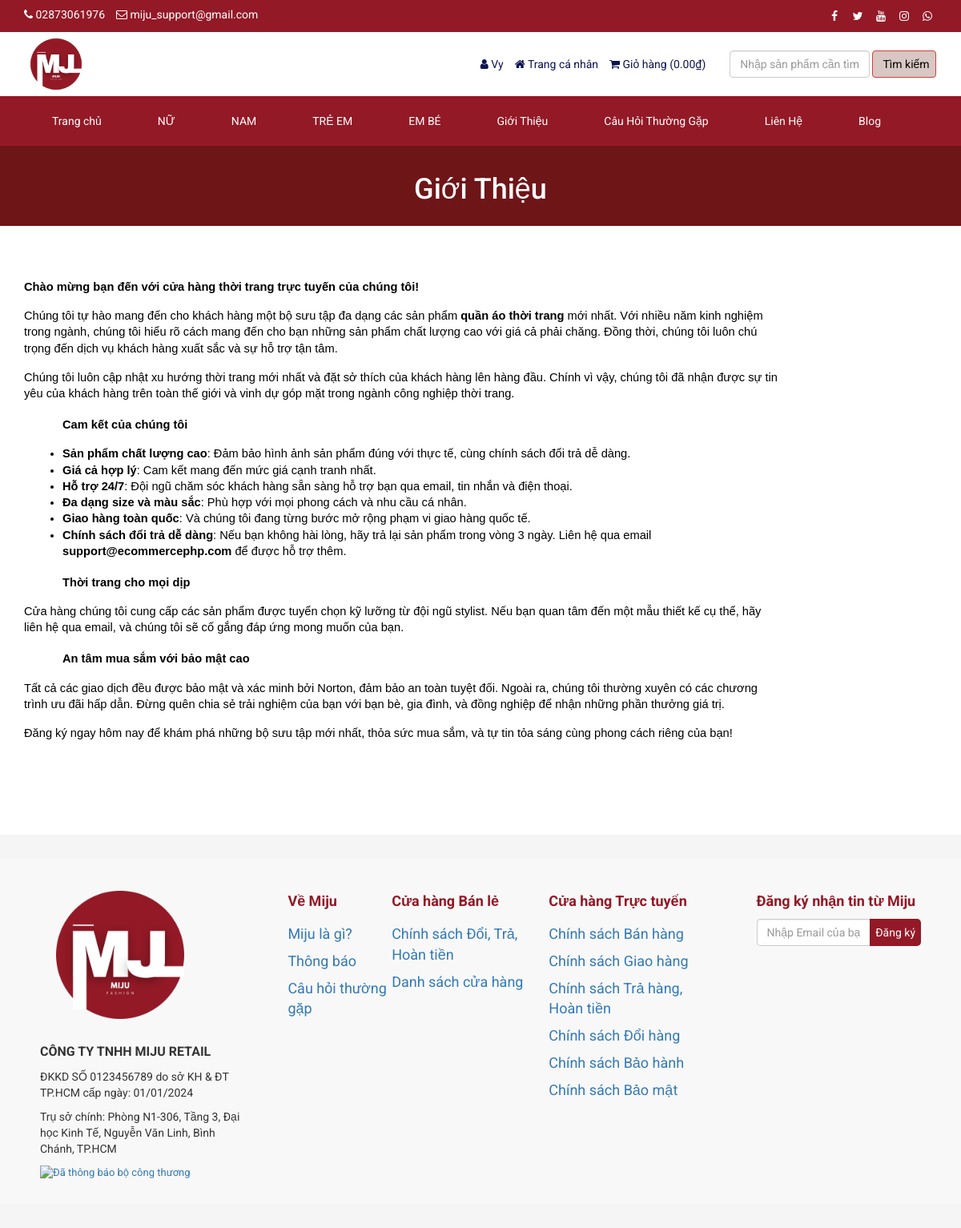
Page /about.php (signed in) on the committed database.
### tables this page shows
CREATE TABLE `tbl_settings` (
  `id` int(11) NOT NULL,
  `logo` varchar(255) NOT NULL,
  `favicon` varchar(255) NOT NULL,
  `footer_about` text NOT NULL,
  `footer_copyright` text NOT NULL,
  `contact_address` text NOT NULL,
  `contact_email` varchar(255) NOT NULL,
  `contact_phone` varchar(255) NOT NULL,
  `contact_fax` varchar(255) NOT NULL,
  `contact_map_iframe` text NOT NULL,
  `receive_email` varchar(255) NOT NULL,
  `receive_email_subject` varchar(255) NOT NULL,
  `receive_email_thank_you_message` text NOT NULL,
  `forget_password_message` text NOT NULL,
  `total_recent_post_footer` int(10) NOT NULL,
  `total_popular_post_footer` int(10) NOT NULL,
  `total_recent_post_sidebar` int(11) NOT NULL,
  `total_popular_post_sidebar` int(11) NOT NULL,
  `total_featured_product_home` int(11) NOT NULL,
  `total_latest_product_home` int(11) NOT NULL,
  `total_popular_product_home` int(11) NOT NULL,
  `meta_title_home` text NOT NULL,
  `meta_keyword_home` text NOT NULL,
  `meta_description_home` text NOT NULL,
  `banner_login` varchar(255) NOT NULL,
  `banner_registration` varchar(255) NOT NULL,
  `banner_forget_password` varchar(255) NOT NULL,
  `banner_reset_password` varchar(255) NOT NULL,
  `banner_search` varchar(255) NOT NULL,
  `banner_cart` varchar(255) NOT NULL,
  `banner_checkout` varchar(255) NOT NULL,
  `banner_product_category` varchar(255) NOT NULL,
  `banner_blog` varchar(255) NOT NULL,
  `cta_title` varchar(255) NOT NULL,
  `cta_content` text NOT NULL,
  `cta_read_more_text` varchar(255) NOT NULL,
  `cta_read_more_url` varchar(255) NOT NULL,
  `cta_photo` varchar(255) NOT NULL,
  `featured_product_title` varchar(255) NOT NULL,
  `featured_product_subtitle` varchar(255) NOT NULL,
  `latest_product_title` varchar(255) NOT NULL,
  `latest_product_subtitle` varchar(255) NOT NULL,
  `popular_product_title` varchar(255) NOT NULL,
  `popular_product_subtitle` varchar(255) NOT NULL,
  `testimonial_title` varchar(255) NOT NULL,
  `testimonial_subtitle` varchar(255) NOT NULL,
  `testimonial_photo` varchar(255) NOT NULL,
  `blog_title` varchar(255) NOT NULL,
  `blog_subtitle` varchar(255) NOT NULL,
  `newsletter_text` text NOT NULL,
  `paypal_email` varchar(255) NOT NULL,
  `stripe_public_key` varchar(255) NOT NULL,
  `stripe_secret_key` varchar(255) NOT NULL,
  `bank_detail` text NOT NULL,
  `before_head` text NOT NULL,
  `after_body` text NOT NULL,
  `before_body` text NOT NULL,
  `home_service_on_off` int(11) NOT NULL,
  `home_welcome_on_off` int(11) NOT NULL,
  `home_featured_product_on_off` int(11) NOT NULL,
  `home_latest_product_on_off` int(11) NOT NULL,
  `home_popular_product_on_off` int(11) NOT NULL,
  `home_testimonial_on_off` int(11) NOT NULL,
  `home_blog_on_off` int(11) NOT NULL,
  `newsletter_on_off` int(11) NOT NULL,
  `ads_above_welcome_on_off` int(1) NOT NULL,
  `ads_above_featured_product_on_off` int(1) NOT NULL,
  `ads_above_latest_product_on_off` int(1) NOT NULL,
  `ads_above_popular_product_on_off` int(1) NOT NULL,
  `ads_above_testimonial_on_off` int(1) NOT NULL,
  `ads_category_sidebar_on_off` int(1) NOT NULL
);

CREATE TABLE `tbl_social` (
  `social_id` int(11) NOT NULL,
  `social_name` varchar(30) NOT NULL,
  `social_url` varchar(255) NOT NULL,
  `social_icon` varchar(30) NOT NULL
);

CREATE TABLE `tbl_top_category` (
  `tcat_id` int(11) NOT NULL,
  `tcat_name` varchar(255) NOT NULL,
  `show_on_menu` int(1) NOT NULL
);

CREATE TABLE `tbl_page` (
  `id` int(11) NOT NULL,
  `about_title` varchar(255) NOT NULL,
  `about_content` text NOT NULL,
  `about_banner` varchar(255) NOT NULL,
  `about_meta_title` varchar(255) NOT NULL,
  `about_meta_keyword` text NOT NULL,
  `about_meta_description` text NOT NULL,
  `faq_title` varchar(255) NOT NULL,
  `faq_banner` varchar(255) NOT NULL,
  `faq_meta_title` varchar(255) NOT NULL,
  `faq_meta_keyword` text NOT NULL,
  `faq_meta_description` text NOT NULL,
  `blog_title` varchar(255) NOT NULL,
  `blog_banner` varchar(255) NOT NULL,
  `blog_meta_title` varchar(255) NOT NULL,
  `blog_meta_keyword` text NOT NULL,
  `blog_meta_description` text NOT NULL,
  `contact_title` varchar(255) NOT NULL,
  `contact_banner` varchar(255) NOT NULL,
  `contact_meta_title` varchar(255) NOT NULL,
  `contact_meta_keyword` text NOT NULL,
  `contact_meta_description` text NOT NULL,
  `pgallery_title` varchar(255) NOT NULL,
  `pgallery_banner` varchar(255) NOT NULL,
  `pgallery_meta_title` varchar(255) NOT NULL,
  `pgallery_meta_keyword` text NOT NULL,
  `pgallery_meta_description` text NOT NULL,
  `vgallery_title` varchar(255) NOT NULL,
  `vgallery_banner` varchar(255) NOT NULL,
  `vgallery_meta_title` varchar(255) NOT NULL,
  `vgallery_meta_keyword` text NOT NULL,
  `vgallery_meta_description` text NOT NULL
);

### about.php (the view, shortened to what this page needs)
<?php require_once('header.php'); ?>
<?php
$statement = $pdo->prepare("SELECT * FROM tbl_page WHERE id=1");
$statement->execute();
$result = $statement->fetchAll(PDO::FETCH_ASSOC);
foreach ($result as $row) {
    $about_title = $row['about_title'];
    $about_content = $row['about_content'];
}
?>
<div class="page-banner" style="background-color:#6e1518;">
    <div class="inner text-center">
        <h1><?php echo $about_title; ?></h1>
    </div>
</div>
<div class="page">
    <div class="container my-5">
        <div class="row justify-content-center">
            <div class="col-md-10">
                <div class="content-box p-4 bg-light shadow-sm rounded">
                    <p>
                        <?php echo nl2br($about_content); ?>
                    </p>
                </div>
            </div>
        </div>
    </div>
</div>
<?php require_once('footer.php'); ?>

### header.php (shortened to what this page needs)
<?php
include("admin/inc/config.php");
$statement = $pdo->prepare("SELECT * FROM tbl_settings WHERE id=1");
$statement->execute();
$result = $statement->fetchAll(PDO::FETCH_ASSOC);
foreach ($result as $row)
{
	$logo = $row['logo'];
	$contact_email = $row['contact_email'];
	$contact_phone = $row['contact_phone'];
}
?>
<!DOCTYPE html>
<html lang="en">
<head>
	<link rel="stylesheet" href="assets/css/bootstrap.min.css">
	<link rel="stylesheet" href="assets/css/font-awesome.min.css">
	<link rel="stylesheet" href="assets/css/owl.carousel.min.css">
	<link rel="stylesheet" href="assets/css/owl.theme.default.min.css">
	<link rel="stylesheet" href="assets/css/jquery.bxslider.min.css">
    <link rel="stylesheet" href="assets/css/magnific-popup.css">
    <link rel="stylesheet" href="assets/css/rating.css">
	<link rel="stylesheet" href="assets/css/spacing.css">
	<link rel="stylesheet" href="assets/css/bootstrap-touch-slider.css">
	<link rel="stylesheet" href="assets/css/animate.min.css">
	<link rel="stylesheet" href="assets/css/tree-menu.css">
	<link rel="stylesheet" href="assets/css/select2.min.css">
	<link rel="stylesheet" href="assets/css/main.css">
	<link rel="stylesheet" href="assets/css/responsive.css">
	<?php
	$statement = $pdo->prepare("SELECT * FROM tbl_page WHERE id=1");
	$statement->execute();
	$result = $statement->fetchAll(PDO::FETCH_ASSOC);
		?>
</head>
<body>
<div class="top" style="background-color: #931926; color: #ffffff;">
	<div class="container">
		<div class="row">
			<div class="col-md-6 col-sm-6 col-xs-12">
				<div class="left">
					<ul>
						<li><i class="fa fa-phone"></i> <?php echo $contact_phone; ?></li>
						<li><i class="fa fa-envelope-o"></i> <?php echo $contact_email; ?></li>
					</ul>
				</div>
			</div>
			<div class="col-md-6 col-sm-6 col-xs-12">
				<div class="right">
					<ul>
						<?php
						$statement = $pdo->prepare("SELECT * FROM tbl_social");
						$statement->execute();
						$result = $statement->fetchAll(PDO::FETCH_ASSOC);
						foreach ($result as $row) {
							?>
							<?php if($row['social_url'] != ''): ?>
							<li><a href="<?php echo $row['social_url']; ?>"><i class="<?php echo $row['social_icon']; ?>"></i></a></li>
							<?php endif; ?>
							<?php
						}
						?>
					</ul>
				</div>
			</div>
		</div>
	</div>
</div>
<div class="header">
	<div class="container">
		<div class="row inner">
			<div class="col-md-4 logo">
				<a href="index.php"><img src="assets/uploads/<?php echo $logo; ?>" alt="logo image"></a>
			</div>
			<div class="col-md-5 right">
				<ul>
					<?php
					if(isset($_SESSION['customer'])) {
						?>
						<li><i class="fa fa-user"></i> <?php echo $_SESSION['customer']['cust_name']; ?></li>
						<li><a href="dashboard.php"><i class="fa fa-home"></i> <?php echo "Trang cá nhân"; ?></a></li>
						<?php
					} else {
						?>
						<li><a href="login.php"><i class="fa fa-sign-in"></i> <?php echo "Đăng nhập"; ?></a></li>
						<li><a href="registration.php"><i class="fa fa-user-plus"></i> <?php echo "Đăng ký"; ?></a></li>
						<?php
					}
					?>
					<li><a href="cart.php"><i class="fa fa-shopping-cart"></i> <?php echo "Giỏ hàng"; ?> (<?php
					if(isset($_SESSION['cart_p_id'])) {
						$table_total_price = 0;
						$i=0;
	                    foreach($_SESSION['cart_p_qty'] as $key => $value)
	                    {
	                        $i++;
	                        $arr_cart_p_qty[$i] = $value;
	                    }                    $i=0;
	                    foreach($_SESSION['cart_p_current_price'] as $key => $value)
	                    {
	                        $i++;
	                        $arr_cart_p_current_price[$i] = $value;
	                    }
	                    for($i=1;$i<=count($arr_cart_p_qty);$i++) {
	                    	$row_total_price = intval($arr_cart_p_current_price[$i]) * intval($arr_cart_p_qty[$i]);
	                        $table_total_price = $table_total_price + $row_total_price;
	                    }
						echo number_format($table_total_price);
					} else {
						echo '0.00';
					}
					?><?php echo "₫"; ?>)</a></li>
				</ul>
			</div>
			<div class="col-md-3 search-area">
				<form class="navbar-form navbar-left" role="search" action="search-result.php" method="get">
					<div class="form-group">
						<input type="text" class="form-control search-top" placeholder="<?php echo "Nhập sản phẩm cần tìm"; ?>" name="search_text">
					</div>
					<button type="submit" class="btn btn-danger" style="background-color: #d8c7c3; color:black"><?php echo "Tìm kiếm"; ?></button>
				</form>
			</div>
		</div>
	</div>
</div>
<div class="nav" style="background-color: #931926; color: #ffffff;">
	<div class="container" style="background-color: #931926; color: #ffffff;">
		<div class="row">
			<div class="col-md-12 pl_0 pr_0">
				<div class="menu-container" style="background-color: #931926; color: #ffffff;">
					<div class="menu">
						<ul>
							<li><a href="index.php">Trang chủ</a></li>
							<?php
							$statement = $pdo->prepare("SELECT * FROM tbl_top_category WHERE show_on_menu=1");
							$statement->execute();
							$result = $statement->fetchAll(PDO::FETCH_ASSOC);
							foreach ($result as $row) {
								?>
								<li><a href="product-category.php?id=<?php echo $row['tcat_id']; ?>&type=top-category"><?php echo $row['tcat_name']; ?></a>
								</li>
								<?php
							}
							?>
							<?php
							$statement = $pdo->prepare("SELECT * FROM tbl_page WHERE id=1");
							$statement->execute();
							$result = $statement->fetchAll(PDO::FETCH_ASSOC);
							foreach ($result as $row) {
								$about_title = $row['about_title'];
								$faq_title = $row['faq_title'];
								$blog_title = $row['blog_title'];
								$contact_title = $row['contact_title'];
							}
							?>
							<li><a href="about.php"><?php echo $about_title; ?></a></li>
							<li><a href="faq.php"><?php echo $faq_title; ?></a></li>
							<li><a href="contact.php"><?php echo $contact_title; ?></a></li>
							<li><a href="blog.php"><?php echo $blog_title; ?></a></li>
						</ul>
					</div>
				</div>
			</div>
		</div>
	</div>
</div>

### assets/css/main.css (style rules this page uses)
* { margin: 0; padding: 0; }
body { font-family: "Roboto", sans-serif; font-size: 14px; }
h1, h2, h3, h4, h5, h6 { font-family: "Roboto", sans-serif; }
a { text-decoration: none; }
.top { width: 100%; height: 40px; background: #131921; }
.top .left { float: left; }
.top .left ul { padding-top: 8px; }
.top .left ul li { list-style-type: none; float: left; margin-right: 14px; color: white; }
.top .left ul li i { color: white; }
.top .right { float: right; }
.top .right ul { padding-top: 8px; }
.top .right ul li { list-style-type: none; float: left; margin-left: 5px; }
.top .right ul li a { color: white; width: 24px; height: 24px; line-height: 24px; text-align: center; border-radius: 50%; display: block; transition: all 0.4s ease; }
.header { width: 100%; height: auto; background: #fff; }
.header .inner { height: auto; display: table; }
.header .logo { float: none; display: table-cell; vertical-align: middle; }
.header .logo img { max-width: 100%; height: 80px; }
.header .navbar-form .form-control { width: 300px; }
.header .search-area { float: none; display: table-cell; vertical-align: middle; }
.header .search-area .form-group { width: calc(100% - 84px); }
.header .search-area button { width: 80px; }
.header .search-area form { width: 100%; }
.header .right { float: none; display: table-cell; vertical-align: middle; padding-right: 0; }
.header .right ul { float: right; margin-bottom: 0; }
.header .right ul li { list-style-type: none; float: left; margin-left: 14px; color: #0d1452; }
.header .right ul li a { color: #0d1452; }
.header .navbar-form .search-top { width: 100%; }
.nav { background: #232f3e; }
.menu-container { width: 100%; margin: 0 auto; background: #232f3e; }
.menu-dropdown-icon:before { content: "\f067"; font-family: "FontAwesome"; display: none; cursor: pointer; float: right; padding: 1.5em 2em; background: #fff; color: #333; }
.menu > ul { margin: 0 auto; width: 100%; list-style: none; padding: 0; position: relative; box-sizing: border-box; }
.menu > ul:before, .menu > ul:after { content: ""; display: table; }
.menu > ul:after { clear: both; }
.menu > ul > li { float: left; padding: 0; margin: 0; }
.menu > ul > li a { text-decoration: none; padding: 1.5em 20px; display: block; color: #fff; }
.page-banner { width: 100%; height: auto; background-repeat: no-repeat; background-position: center center; -webkit-background-size: cover; background-size: cover; position: relative; padding-top: 15px; padding-bottom: 15px; overflow: hidden; }
.page-banner h1 { color: #fff; text-align: center; z-index: 999; position: relative; }
.page { width: 100%; height: auto; padding-top: 50px; padding-bottom: 50px; }

### assets/css/responsive.css (style rules this page uses)
@media only screen and (min-width: 992px) { .header .inner { width: 100%; } }
@media only screen and (min-width: 992px) { .header .search-area { padding-right: 0; } }
@media only screen and (min-width: 992px) { .header .search-area form { padding-right: 0; } }
@media only screen and (min-width: 992px) { .header .container { padding-right: 0; } }

### header.php (style rules this page uses)
.menu-container { text-align: right; background-color: black; }
.menu ul { list-style: none; padding-right: 0; }
.menu ul li { display: inline-block; margin-left: 30px; }
.menu ul li a { text-decoration: none; color: white; }

### rows in the picture
tbl_settings: contact_phone "02873061976", contact_email "miju_support@gmail.com", logo (picture)
tbl_top_category: tcat_name "NỮ"
tbl_top_category: tcat_name "NAM"
tbl_top_category: tcat_name "TRẺ EM"
tbl_top_category: tcat_name "EM BÉ"
tbl_page: about_title "Giới Thiệu", faq_title "Câu Hỏi Thường Gặp", contact_title "Liên Hệ", blog_title "Blog", about_content "Chào mừng bạn đến với cửa hàng thời trang trực tuyến của chúng tôi! Chúng tôi tự hào mang đến cho khách hàng một bộ sưu tập đa dạng các sản phẩm quần áo thời trang mới nhất. Với nhiều năm kinh nghiệm trong ngành, chúng tôi hiểu rõ cách mang đến cho bạn những sản phẩm chất lượng cao với giá cả phải chăng. Đồng thời, chúng tôi luôn chú trọng đến dịch vụ khách hàng xuất sắc và sự hỗ trợ tận tâm. Chúng tôi luôn cập nhật xu hướng thời trang mới nhất và đặt sở thích của khách hàng lên hàng đầu. Chính vì vậy, chúng tôi đã nhận được sự tin yêu của khách hàng trên toàn thế giới và vinh dự góp mặt trong ngành công nghiệp thời trang. Cam kết của chúng tôi Sản phẩm chất lượng cao : Đảm bảo hình ảnh sản…"

### other values in the picture
$_SESSION['customer']['cust_name'] "Vy"
